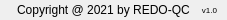
        <widget class="QFrame" name="frame_footer">
         <property name="minimumSize">
          <size>
           <width>0</width>
           <height>20</height>
          </size>
         </property>
         <property name="maximumSize">
          <size>
           <width>166701</width>
           <height>20</height>
          </size>
         </property>
         <property name="frameShape">
          <enum>QFrame::NoFrame</enum>
         </property>
         <property name="frameShadow">
          <enum>QFrame::Plain</enum>
         </property>
         <layout class="QHBoxLayout" name="horizontalLayout_8">
          <property name="spacing">
           <number>10</number>
          </property>
          <property name="leftMargin">
           <number>0</number>
          </property>
          <property name="topMargin">
           <number>0</number>
          </property>
          <property name="rightMargin">
           <number>0</number>
          </property>
          <property name="bottomMargin">
           <number>5</number>
          </property>
          <item>
           <widget class="QLabel" name="label_icon_author">
            <property name="minimumSize">
             <size>
              <width>0</width>
              <height>20</height>
             </size>
            </property>
            <property name="maximumSize">
             <size>
              <width>70</width>
              <height>20</height>
             </size>
            </property>
            <property name="styleSheet">
             <string notr="true">background-position: center;
background-image: url(:/resource/iconapp/24x24/cil-input.png);
background-repeat:None;</string>
            </property>
            <property name="text">
             <string/>
            </property>
            <property name="alignment">
             <set>Qt::AlignRight|Qt::AlignTrailing|Qt::AlignVCenter</set>
            </property>
           </widget>
          </item>
          <item>
           <widget class="QLabel" name="label_author">
            <property name="minimumSize">
             <size>
              <width>0</width>
              <height>20</height>
             </size>
            </property>
            <property name="maximumSize">
             <size>
              <width>16777215</width>
              <height>20</height>
             </size>
            </property>
            <property name="font">
             <font>
              <family>Segoe UI</family>
             </font>
            </property>
            <property name="text">
             <string>Copyright @ 2021 by REDO-QC</string>
            </property>
            <property name="alignment">
             <set>Qt::AlignLeading|Qt::AlignLeft|Qt::AlignVCenter</set>
            </property>
           </widget>
          </item>
          <item>
           <widget class="QLabel" name="label_version">
            <property name="minimumSize">
             <size>
              <width>0</width>
              <height>20</height>
             </size>
            </property>
            <property name="maximumSize">
             <size>
              <width>16777215</width>
              <height>20</height>
             </size>
            </property>
            <property name="font">
             <font>
              <family>Segoe UI</family>
              <pointsize>6</pointsize>
             </font>
            </property>
            <property name="text">
             <string>v1.0</string>
            </property>
            <property name="alignment">
             <set>Qt::AlignRight|Qt::AlignTrailing|Qt::AlignVCenter</set>
            </property>
           </widget>
          </item>
          <item>
           <widget class="QFrame" name="frame_grip">
            <property name="maximumSize">
             <size>
              <width>20</width>
              <height>20</height>
             </size>
            </property>
            <property name="frameShape">
             <enum>QFrame::NoFrame</enum>
            </property>
            <property name="frameShadow">
             <enum>QFrame::Plain</enum>
            </property>
           </widget>
          </item>
         </layout>
        </widget>
